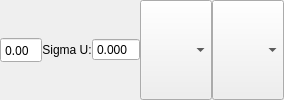
        <widget class="QFrame" name="frameValueC">
         <property name="frameShape">
          <enum>QFrame::NoFrame</enum>
         </property>
         <property name="frameShadow">
          <enum>QFrame::Raised</enum>
         </property>
         <layout class="QHBoxLayout" name="horizontalLayout_5">
          <property name="spacing">
           <number>0</number>
          </property>
          <property name="leftMargin">
           <number>0</number>
          </property>
          <property name="topMargin">
           <number>0</number>
          </property>
          <property name="rightMargin">
           <number>0</number>
          </property>
          <property name="bottomMargin">
           <number>0</number>
          </property>
          <item>
           <widget class="LSADoubleSpinBox" name="doubleValueC">
            <property name="font">
             <font>
              <family>Courier 10 Pitch</family>
             </font>
            </property>
            <property name="buttonSymbols">
             <enum>QAbstractSpinBox::NoButtons</enum>
            </property>
            <property name="singleStep">
             <double>0.000000000000000</double>
            </property>
           </widget>
          </item>
          <item>
           <widget class="QLabel" name="labelValueC1">
            <property name="maximumSize">
             <size>
              <width>65</width>
              <height>16777215</height>
             </size>
            </property>
            <property name="text">
             <string>Sigma U:</string>
            </property>
            <property name="alignment">
             <set>Qt::AlignCenter</set>
            </property>
           </widget>
          </item>
          <item>
           <widget class="LSADoubleSpinBox" name="doubleValueC1">
            <property name="buttonSymbols">
             <enum>QAbstractSpinBox::NoButtons</enum>
            </property>
            <property name="decimals">
             <number>3</number>
            </property>
            <property name="singleStep">
             <double>0.000000000000000</double>
            </property>
           </widget>
          </item>
          <item>
           <widget class="QComboBox" name="comboValueCUnits">
            <property name="sizePolicy">
             <sizepolicy hsizetype="Preferred" vsizetype="Preferred">
              <horstretch>0</horstretch>
              <verstretch>0</verstretch>
             </sizepolicy>
            </property>
            <property name="maximumSize">
             <size>
              <width>75</width>
              <height>16777215</height>
             </size>
            </property>
            <property name="font">
             <font>
              <family>Courier 10 Pitch</family>
             </font>
            </property>
           </widget>
          </item>
          <item>
           <widget class="QComboBox" name="comboPOSGHeight">
            <property name="sizePolicy">
             <sizepolicy hsizetype="Preferred" vsizetype="Preferred">
              <horstretch>0</horstretch>
              <verstretch>0</verstretch>
             </sizepolicy>
            </property>
           </widget>
          </item>
         </layout>
        </widget>
